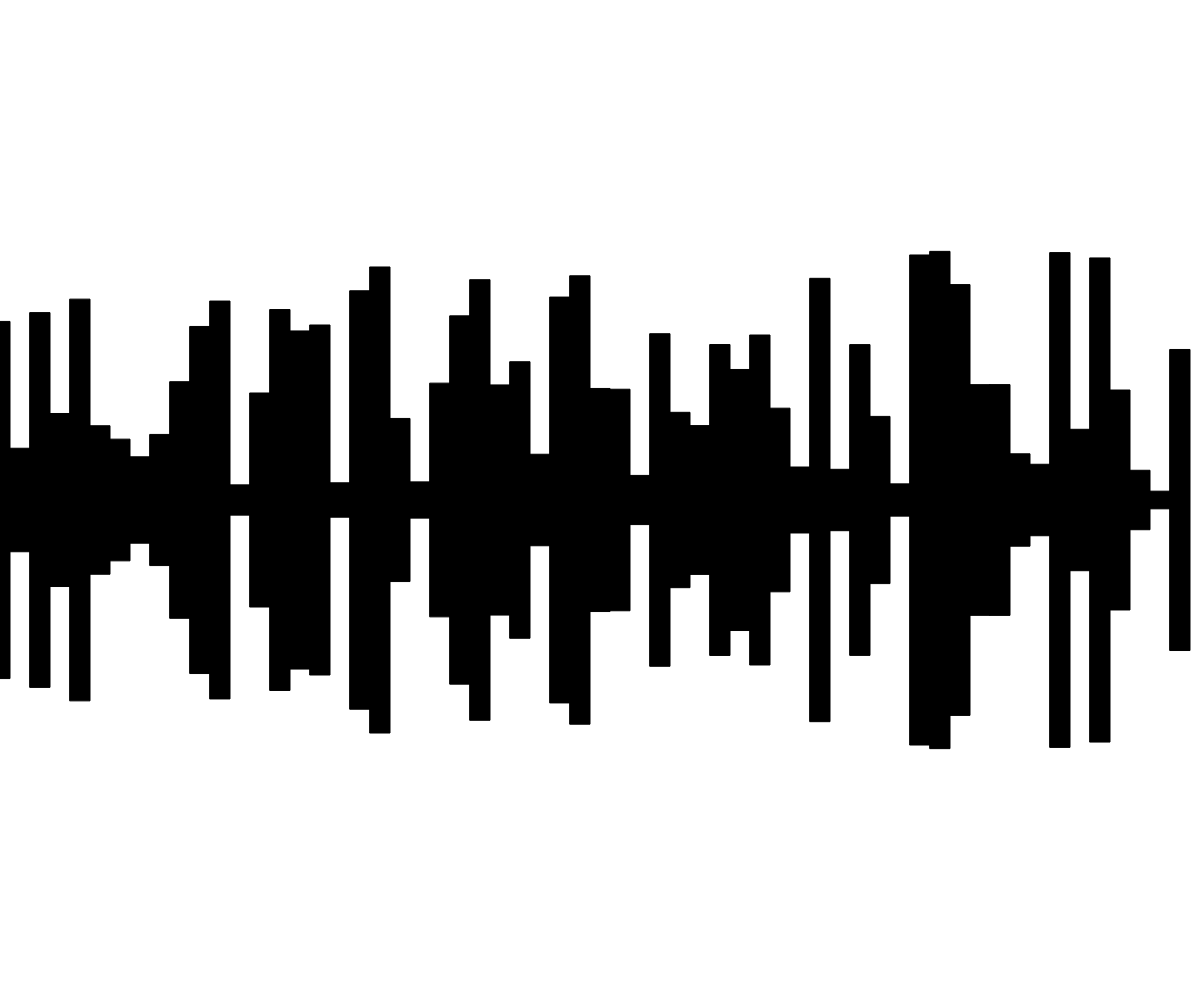
Frame 1 (no input)
Frame 60 (no input): identical to frame 1, image omitted
Frame 120 (the mouse pressed at the canvas centre since frame 60): identical to frame 1, image omitted

The p5.js sketch that drew this single still picture (run headless with seeded random() and noise() and a simulated clock; from frame 60 on, the mouse is pressed at the canvas centre):

// p5.js sketch
// ── sketch.js
// Terrain Generation Starter
// Nancy Yang
// March 11, 2024
// Proceduraily generate 2D Terrain
// Extra for Experts:
// - describe what you did to take this project "above and beyond"

let rectWidth = 20; 

function setup() {
  createCanvas(windowWidth, windowHeight);
  background(255);
  rectMode(CENTER);
  drawRectangles();

}

function drawRectangles(){
  //using a single loop, generate a bunch of side to side
  //rectangles of varying height (pattern, random, noise)
  fill(0);
  for (let x = 0; x < width; x += rectWidth){
    //option 1 - pattern
    //rectHeight = x;

    //option 2 - random()
    rectHeight = random(0, height*0.5);
    rect(x, height/2, rectWidth, rectHeight);
  }
}
function draw() {
 
}
